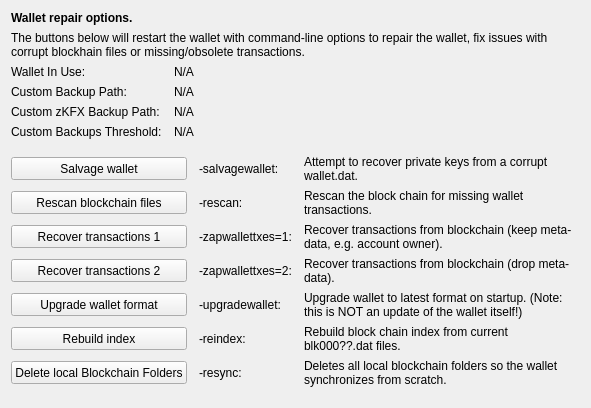
     <widget class="QWidget" name="tab_repair">
      <attribute name="title">
       <string>&amp;Wallet Repair</string>
      </attribute>
      <layout class="QGridLayout" name="gridLayout_4" columnstretch="0,0,0,0">
       <property name="horizontalSpacing">
        <number>12</number>
       </property>
       <item row="0" column="0" colspan="4">
        <widget class="QLabel" name="label_repair_header">
         <property name="font">
          <font>
           <weight>75</weight>
           <bold>true</bold>
          </font>
         </property>
         <property name="text">
          <string>Wallet repair options.</string>
         </property>
        </widget>
       </item>
       <item row="1" column="0" colspan="4">
        <widget class="QLabel" name="label_repair_helptext">
         <property name="font">
          <font>
           <weight>50</weight>
           <bold>false</bold>
          </font>
         </property>
         <property name="text">
          <string>The buttons below will restart the wallet with command-line options to repair the wallet, fix issues with corrupt blockhain files or missing/obsolete transactions.</string>
         </property>
         <property name="wordWrap">
          <bool>true</bool>
         </property>
        </widget>
       </item>
       <item row="2" column="0">
        <widget class="QLabel" name="wallet_path_label">
         <property name="text">
          <string>Wallet In Use:</string>
         </property>
        </widget>
       </item>
       <item row="2" column="1" colspan="3">
        <widget class="QLabel" name="wallet_path">
         <property name="cursor">
          <cursorShape>IBeamCursor</cursorShape>
         </property>
         <property name="text">
          <string>N/A</string>
         </property>
         <property name="textFormat">
          <enum>Qt::PlainText</enum>
         </property>
         <property name="textInteractionFlags">
          <set>Qt::LinksAccessibleByMouse|Qt::TextSelectableByKeyboard|Qt::TextSelectableByMouse</set>
         </property>
        </widget>
       </item>
       <item row="3" column="0">
        <widget class="QLabel" name="wallet_custombackuppath_label">
         <property name="visible">
          <bool>false</bool>
         </property>
         <property name="text">
          <string>Custom Backup Path:</string>
         </property>
        </widget>
       </item>
       <item row="3" column="1" colspan="3">
        <widget class="QLabel" name="wallet_custombackuppath">
         <property name="cursor">
          <cursorShape>IBeamCursor</cursorShape>
         </property>
         <property name="visible">
          <bool>false</bool>
         </property>
         <property name="text">
          <string>N/A</string>
         </property>
         <property name="textFormat">
          <enum>Qt::PlainText</enum>
         </property>
         <property name="textInteractionFlags">
          <set>Qt::LinksAccessibleByMouse|Qt::TextSelectableByKeyboard|Qt::TextSelectableByMouse</set>
         </property>
        </widget>
       </item>
       <item row="4" column="0">
        <widget class="QLabel" name="wallet_customzknoxfsbackuppath_label">
         <property name="visible">
          <bool>false</bool>
         </property>
         <property name="text">
          <string>Custom zKFX Backup Path:</string>
         </property>
        </widget>
       </item>
       <item row="4" column="1" colspan="3">
        <widget class="QLabel" name="wallet_customzknoxfsbackuppath">
         <property name="cursor">
          <cursorShape>IBeamCursor</cursorShape>
         </property>
         <property name="visible">
          <bool>false</bool>
         </property>
         <property name="text">
          <string>N/A</string>
         </property>
         <property name="textFormat">
          <enum>Qt::PlainText</enum>
         </property>
         <property name="textInteractionFlags">
          <set>Qt::LinksAccessibleByMouse|Qt::TextSelectableByKeyboard|Qt::TextSelectableByMouse</set>
         </property>
        </widget>
       </item>
       <item row="5" column="0">
        <widget class="QLabel" name="wallet_custombackupthreshold_label">
         <property name="visible">
          <bool>false</bool>
         </property>
         <property name="text">
          <string>Custom Backups Threshold:</string>
         </property>
        </widget>
       </item>
       <item row="5" column="1" colspan="3">
        <widget class="QLabel" name="wallet_custombackupthreshold">
         <property name="cursor">
          <cursorShape>IBeamCursor</cursorShape>
         </property>
         <property name="visible">
          <bool>false</bool>
         </property>
         <property name="text">
          <string>N/A</string>
         </property>
         <property name="textFormat">
          <enum>Qt::PlainText</enum>
         </property>
         <property name="textInteractionFlags">
          <set>Qt::LinksAccessibleByMouse|Qt::TextSelectableByKeyboard|Qt::TextSelectableByMouse</set>
         </property>
        </widget>
       </item>
       <item row="6" column="0">
        <spacer name="verticalSpacer_repair1">
         <property name="orientation">
          <enum>Qt::Vertical</enum>
         </property>
         <property name="sizeHint" stdset="0">
          <size>
           <width>10</width>
           <height>10</height>
          </size>
         </property>
        </spacer>
       </item>
       <item row="7" column="0" colspan="2">
        <widget class="QPushButton" name="btn_salvagewallet">
         <property name="minimumSize">
          <size>
           <width>100</width>
           <height>23</height>
          </size>
         </property>
         <property name="text">
          <string>Salvage wallet</string>
         </property>
        </widget>
       </item>
       <item row="7" column="2">
        <widget class="QLabel" name="label_repair_salvage_command">
         <property name="text">
          <string notr="true">-salvagewallet:</string>
         </property>
        </widget>
       </item>
       <item row="7" column="3">
        <widget class="QLabel" name="label_repair_salvage">
         <property name="text">
          <string>Attempt to recover private keys from a corrupt wallet.dat.</string>
         </property>
         <property name="wordWrap">
          <bool>true</bool>
         </property>
        </widget>
       </item>
       <item row="8" column="0" colspan="2">
        <widget class="QPushButton" name="btn_rescan">
         <property name="minimumSize">
          <size>
           <width>100</width>
           <height>23</height>
          </size>
         </property>
         <property name="text">
          <string>Rescan blockchain files</string>
         </property>
        </widget>
       </item>
       <item row="8" column="2">
        <widget class="QLabel" name="label_repair_rescan_command">
         <property name="text">
          <string notr="true">-rescan:</string>
         </property>
        </widget>
       </item>
       <item row="8" column="3">
        <widget class="QLabel" name="label_repair_rescan">
         <property name="text">
          <string>Rescan the block chain for missing wallet transactions.</string>
         </property>
         <property name="wordWrap">
          <bool>true</bool>
         </property>
        </widget>
       </item>
       <item row="9" column="0" colspan="2">
        <widget class="QPushButton" name="btn_zapwallettxes1">
         <property name="minimumSize">
          <size>
           <width>100</width>
           <height>23</height>
          </size>
         </property>
         <property name="text">
          <string>Recover transactions 1</string>
         </property>
        </widget>
       </item>
       <item row="9" column="2">
        <widget class="QLabel" name="label_repair_zap1_command">
         <property name="text">
          <string notr="true">-zapwallettxes=1:</string>
         </property>
        </widget>
       </item>
       <item row="9" column="3">
        <widget class="QLabel" name="label_repair_zap1">
         <property name="text">
          <string>Recover transactions from blockchain (keep meta-data, e.g. account owner).</string>
         </property>
         <property name="wordWrap">
          <bool>true</bool>
         </property>
        </widget>
       </item>
       <item row="10" column="0" colspan="2">
        <widget class="QPushButton" name="btn_zapwallettxes2">
         <property name="minimumSize">
          <size>
           <width>100</width>
           <height>23</height>
          </size>
         </property>
         <property name="text">
          <string>Recover transactions 2</string>
         </property>
        </widget>
       </item>
       <item row="10" column="2">
        <widget class="QLabel" name="label_repair_zap2_command">
         <property name="text">
          <string notr="true">-zapwallettxes=2:</string>
         </property>
        </widget>
       </item>
       <item row="10" column="3">
        <widget class="QLabel" name="label_repair_zap2">
         <property name="text">
          <string>Recover transactions from blockchain (drop meta-data).</string>
         </property>
         <property name="wordWrap">
          <bool>true</bool>
         </property>
        </widget>
       </item>
       <item row="11" column="0" colspan="2">
        <widget class="QPushButton" name="btn_upgradewallet">
         <property name="minimumSize">
          <size>
           <width>100</width>
           <height>23</height>
          </size>
         </property>
         <property name="text">
          <string>Upgrade wallet format</string>
         </property>
        </widget>
       </item>
       <item row="11" column="2">
        <widget class="QLabel" name="label_repair_upgrade_command">
         <property name="text">
          <string notr="true">-upgradewallet:</string>
         </property>
        </widget>
       </item>
       <item row="11" column="3">
        <widget class="QLabel" name="label_repair_upgrade">
         <property name="text">
          <string>Upgrade wallet to latest format on startup. (Note: this is NOT an update of the wallet itself!)</string>
         </property>
         <property name="wordWrap">
          <bool>true</bool>
         </property>
        </widget>
       </item>
       <item row="12" column="0" colspan="2">
        <widget class="QPushButton" name="btn_reindex">
         <property name="minimumSize">
          <size>
           <width>100</width>
           <height>23</height>
          </size>
         </property>
         <property name="text">
          <string>Rebuild index</string>
         </property>
        </widget>
       </item>
       <item row="12" column="2">
        <widget class="QLabel" name="label_repair_reindex_command">
         <property name="text">
          <string notr="true">-reindex:</string>
         </property>
        </widget>
       </item>
       <item row="12" column="3">
        <widget class="QLabel" name="label_repair_reindex">
         <property name="text">
          <string>Rebuild block chain index from current blk000??.dat files.</string>
         </property>
         <property name="wordWrap">
          <bool>true</bool>
         </property>
        </widget>
       </item>
       <item row="13" column="0" colspan="2">
        <widget class="QPushButton" name="btn_resync">
         <property name="minimumSize">
          <size>
           <width>100</width>
           <height>23</height>
          </size>
         </property>
         <property name="text">
          <string>Delete local Blockchain Folders</string>
         </property>
        </widget>
       </item>
       <item row="13" column="2">
        <widget class="QLabel" name="label_repair_resync_command">
         <property name="text">
          <string>-resync:</string>
         </property>
        </widget>
       </item>
       <item row="13" column="3">
        <widget class="QLabel" name="label_repair_resync">
         <property name="text">
          <string>Deletes all local blockchain folders so the wallet synchronizes from scratch.</string>
         </property>
         <property name="wordWrap">
          <bool>true</bool>
         </property>
        </widget>
       </item>
       <item row="14" column="0">
        <spacer name="verticalSpacer_repair2">
         <property name="orientation">
          <enum>Qt::Vertical</enum>
         </property>
         <property name="sizeHint" stdset="0">
          <size>
           <width>20</width>
           <height>10</height>
          </size>
         </property>
        </spacer>
       </item>
      </layout>
     </widget>
